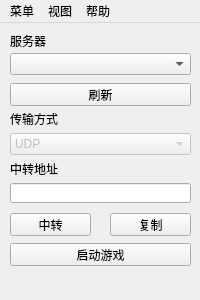
<?xml version="1.0" encoding="UTF-8"?>
<ui version="4.0">
 <class>MainWindow</class>
 <widget class="QMainWindow" name="MainWindow">
  <property name="windowModality">
   <enum>Qt::WindowModal</enum>
  </property>
  <property name="geometry">
   <rect>
    <x>0</x>
    <y>0</y>
    <width>200</width>
    <height>300</height>
   </rect>
  </property>
  <property name="minimumSize">
   <size>
    <width>200</width>
    <height>300</height>
   </size>
  </property>
  <property name="maximumSize">
   <size>
    <width>200</width>
    <height>300</height>
   </size>
  </property>
  <property name="windowTitle">
   <string>Shitama</string>
  </property>
  <widget class="QWidget" name="centralWidget">
   <widget class="QLabel" name="label">
    <property name="geometry">
     <rect>
      <x>10</x>
      <y>10</y>
      <width>201</width>
      <height>16</height>
     </rect>
    </property>
    <property name="font">
     <font>
      <family>Arial</family>
      <pointsize>9</pointsize>
     </font>
    </property>
    <property name="text">
     <string>服务器</string>
    </property>
    <property name="scaledContents">
     <bool>false</bool>
    </property>
   </widget>
   <widget class="QComboBox" name="shards">
    <property name="geometry">
     <rect>
      <x>10</x>
      <y>30</y>
      <width>181</width>
      <height>22</height>
     </rect>
    </property>
   </widget>
   <widget class="QLabel" name="label_2">
    <property name="geometry">
     <rect>
      <x>10</x>
      <y>90</y>
      <width>54</width>
      <height>12</height>
     </rect>
    </property>
    <property name="text">
     <string>传输方式</string>
    </property>
   </widget>
   <widget class="QPushButton" name="updateShards">
    <property name="geometry">
     <rect>
      <x>10</x>
      <y>60</y>
      <width>181</width>
      <height>23</height>
     </rect>
    </property>
    <property name="text">
     <string>刷新</string>
    </property>
   </widget>
   <widget class="QComboBox" name="transports">
    <property name="enabled">
     <bool>false</bool>
    </property>
    <property name="geometry">
     <rect>
      <x>10</x>
      <y>110</y>
      <width>181</width>
      <height>22</height>
     </rect>
    </property>
    <item>
     <property name="text">
      <string>UDP</string>
     </property>
    </item>
    <item>
     <property name="text">
      <string>KCP</string>
     </property>
    </item>
    <item>
     <property name="text">
      <string>TCP</string>
     </property>
    </item>
   </widget>
   <widget class="QLabel" name="label_3">
    <property name="geometry">
     <rect>
      <x>10</x>
      <y>140</y>
      <width>54</width>
      <height>12</height>
     </rect>
    </property>
    <property name="text">
     <string>中转地址</string>
    </property>
   </widget>
   <widget class="QLineEdit" name="address">
    <property name="geometry">
     <rect>
      <x>10</x>
      <y>160</y>
      <width>181</width>
      <height>20</height>
     </rect>
    </property>
   </widget>
   <widget class="QPushButton" name="shardRelay">
    <property name="geometry">
     <rect>
      <x>10</x>
      <y>190</y>
      <width>81</width>
      <height>23</height>
     </rect>
    </property>
    <property name="text">
     <string>中转</string>
    </property>
   </widget>
   <widget class="QPushButton" name="copyAddress">
    <property name="geometry">
     <rect>
      <x>110</x>
      <y>190</y>
      <width>81</width>
      <height>23</height>
     </rect>
    </property>
    <property name="text">
     <string>复制</string>
    </property>
   </widget>
   <widget class="QPushButton" name="launch">
    <property name="geometry">
     <rect>
      <x>10</x>
      <y>220</y>
      <width>181</width>
      <height>23</height>
     </rect>
    </property>
    <property name="text">
     <string>启动游戏</string>
    </property>
   </widget>
  </widget>
  <widget class="QStatusBar" name="statusBar">
   <property name="sizeGripEnabled">
    <bool>false</bool>
   </property>
  </widget>
  <widget class="QMenuBar" name="menuBar">
   <property name="geometry">
    <rect>
     <x>0</x>
     <y>0</y>
     <width>200</width>
     <height>23</height>
    </rect>
   </property>
   <widget class="QMenu" name="menuMain">
    <property name="title">
     <string>菜单</string>
    </property>
    <addaction name="actionClearConfig"/>
    <addaction name="actionExit"/>
   </widget>
   <widget class="QMenu" name="menuView">
    <property name="title">
     <string>视图</string>
    </property>
    <addaction name="actionQuality"/>
   </widget>
   <widget class="QMenu" name="menuHelp">
    <property name="title">
     <string>帮助</string>
    </property>
    <addaction name="actionCheckUpdates"/>
   </widget>
   <addaction name="menuMain"/>
   <addaction name="menuView"/>
   <addaction name="menuHelp"/>
  </widget>
  <action name="actionQuit">
   <property name="text">
    <string>退出</string>
   </property>
  </action>
  <action name="actionExit">
   <property name="text">
    <string>退出</string>
   </property>
  </action>
  <action name="actionQuality">
   <property name="enabled">
    <bool>false</bool>
   </property>
   <property name="text">
    <string>连接质量</string>
   </property>
  </action>
  <action name="actionAbout">
   <property name="text">
    <string>关于</string>
   </property>
  </action>
  <action name="actionClearConfig">
   <property name="text">
    <string>清空应用配置</string>
   </property>
  </action>
  <action name="actionCheckUpdates">
   <property name="text">
    <string>检查应用更新</string>
   </property>
  </action>
 </widget>
 <layoutdefault spacing="6" margin="11"/>
 <resources/>
 <connections/>
</ui>
